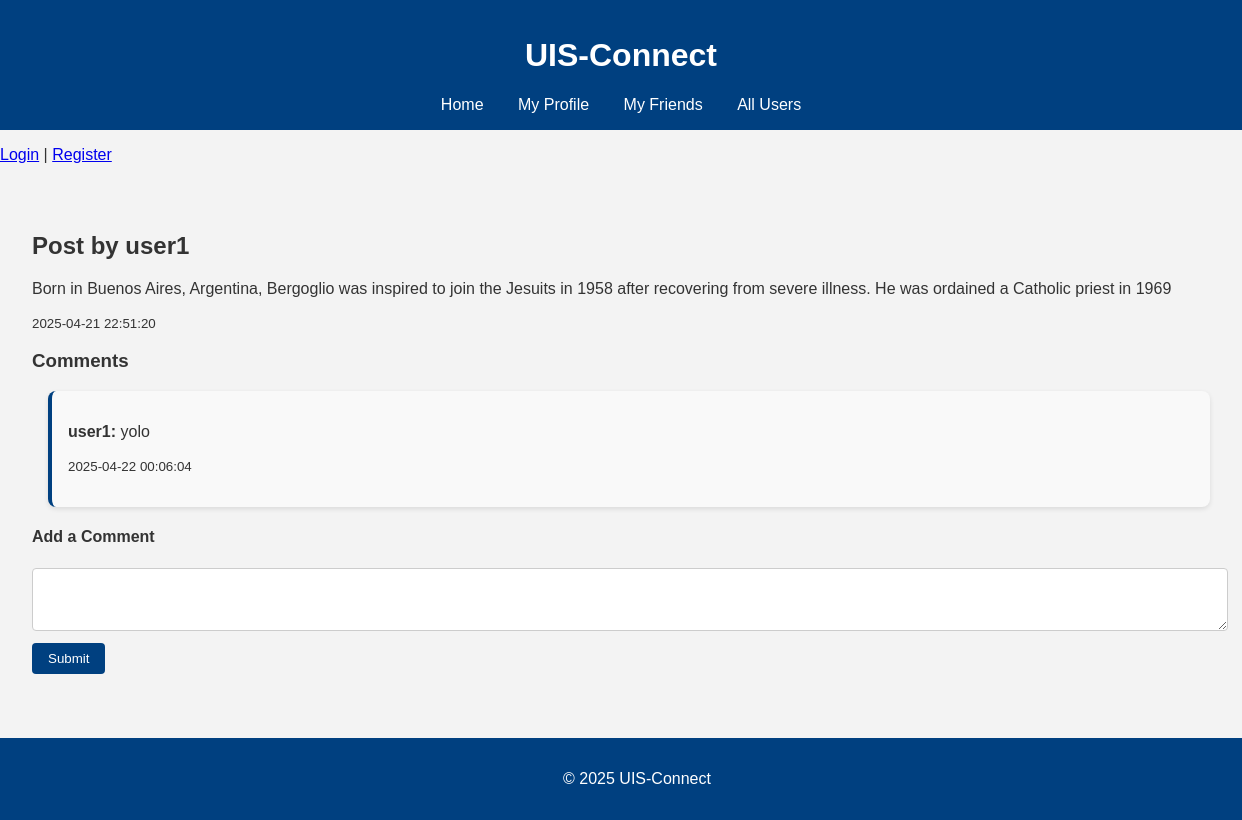
The app's page /post/13, older data.
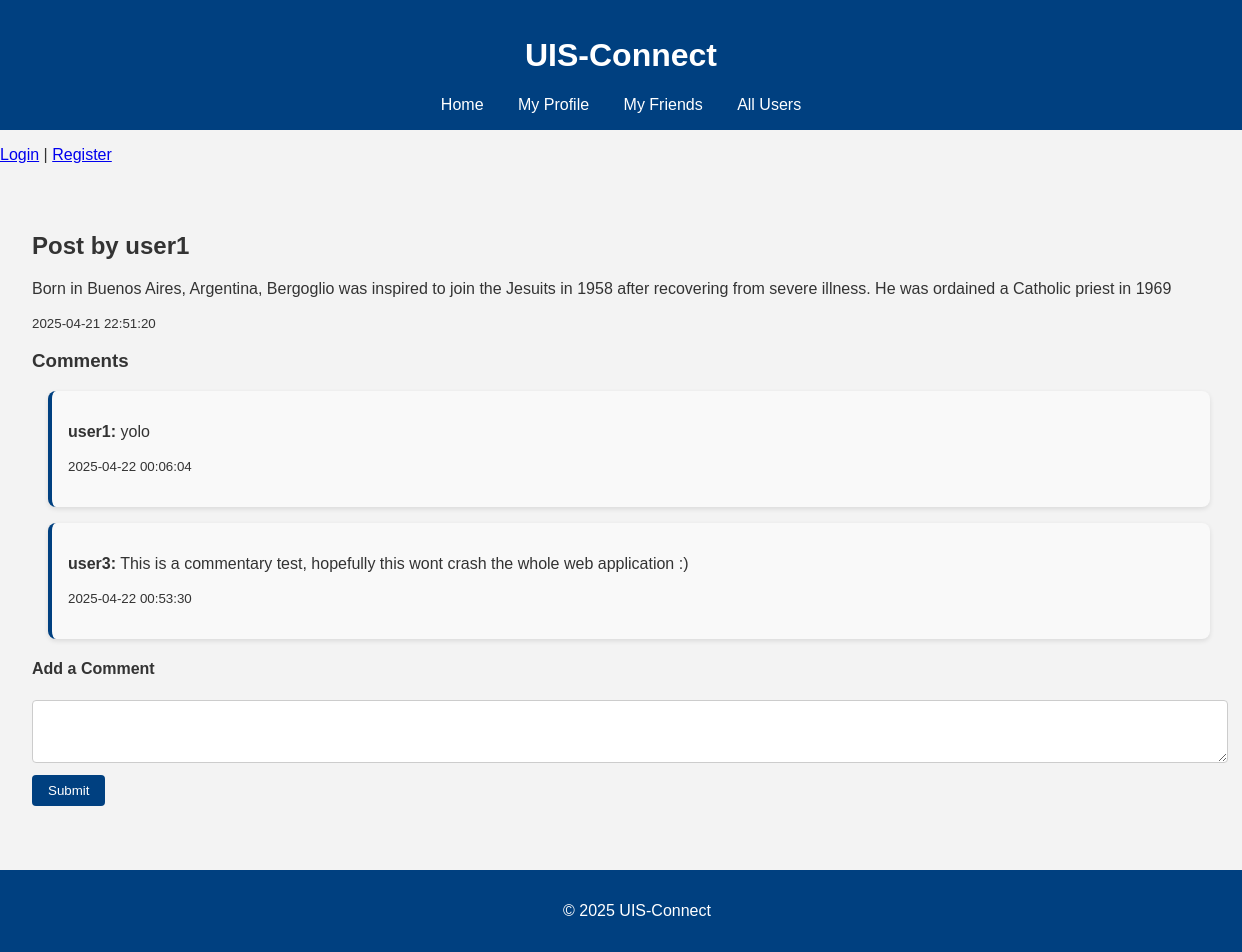
The same page, newer data.
### tables this page shows
CREATE TABLE comments (
    id INTEGER PRIMARY KEY AUTOINCREMENT,
    post_id INTEGER,
    user_id INTEGER,
    content TEXT,
    timestamp TEXT,
    FOREIGN KEY(post_id) REFERENCES posts(id),
    FOREIGN KEY(user_id) REFERENCES users(id)
);

CREATE TABLE users (
    id INTEGER PRIMARY KEY AUTOINCREMENT,
    username TEXT NOT NULL,
    major TEXT,
    interests TEXT
, study_level TEXT CHECK (study_level IN ('Bachelor', 'Master', 'PhD')), campus TEXT CHECK (campus IN ('Ullandhaug', 'Bjergsted', 'Arkeologisk museum')), student_number TEXT);

### app.py (the view, shortened to what this page needs)
@app.route('/post/<int:post_id>', methods=['GET', 'POST'])
def post(post_id):
    post, comments = get_post_with_comments(post_id)
    return render_template('post.html', post=post, comments=comments)

### db_utils.py (called while the page is built)
def get_db_connection():
    conn = sqlite3.connect(DATABASE)
    conn.row_factory = sqlite3.Row
    return conn

def get_post_with_comments(post_id):
    conn = get_db_connection()
    post = conn.execute("""
        SELECT posts.id, posts.content, posts.timestamp, users.username
        FROM posts
        JOIN users ON posts.user_id = users.id
        WHERE posts.id = ?
    """, (post_id,)).fetchone()
    comments = conn.execute("""
        SELECT comments.content, comments.timestamp, users.username
        FROM comments
        JOIN users ON comments.user_id = users.id
        WHERE comments.post_id = ?
        ORDER BY comments.timestamp ASC
    """, (post_id,)).fetchall()
    conn.close()
    return post, comments

### templates/post.html
{% extends "base.html" %}
{% block content %}
    <h2>Post by {{ post.username }}</h2>
    <p>{{ post.content }}</p>
    <p><small>{{ post.timestamp }}</small></p>
    <h3>Comments</h3>
    {% for comment in comments %}
        <div class="comment">
            <p><strong>{{ comment.username }}:</strong> {{ comment.content }}</p>
            <p><small>{{ comment.timestamp }}</small></p>
        </div>
    {% else %}
        <p>No comments yet.</p>
    {% endfor %}
    <h4>Add a Comment</h4>
    <form method="post">
        <textarea name="content" rows="3" required></textarea><br>
        <button type="submit">Submit</button>
    </form>
{% endblock %}

Row changes from the older to the newer data that the page shows:
added comments: username "user3", content "This is a commentary test, hopefully this wont crash the whole web application :)", timestamp "2025-04-22 00:53:30"
